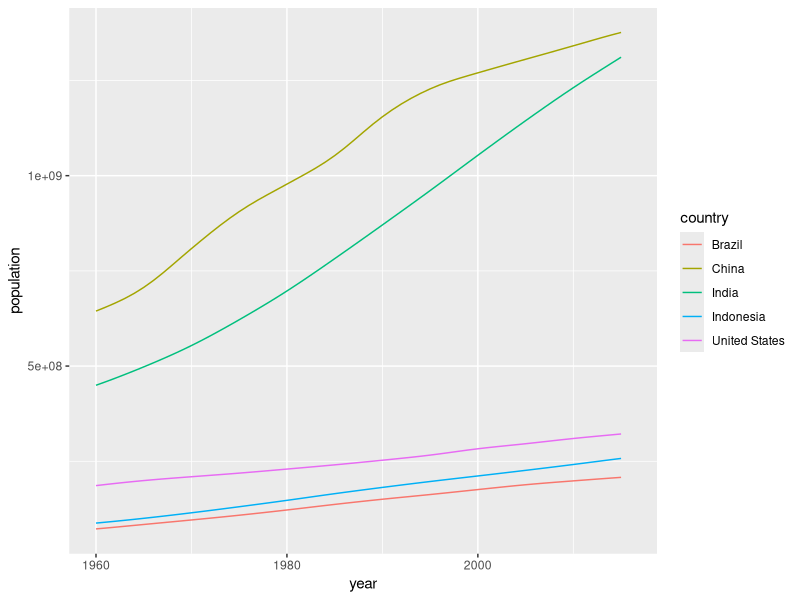
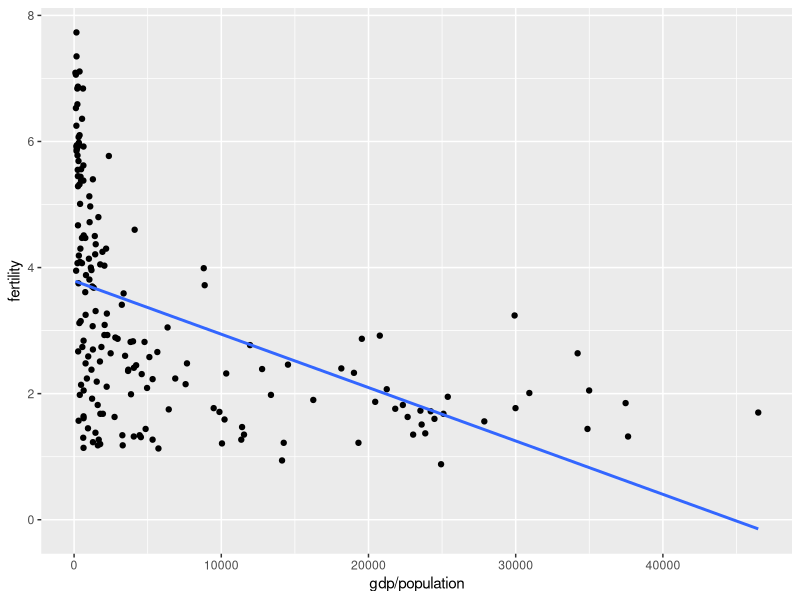
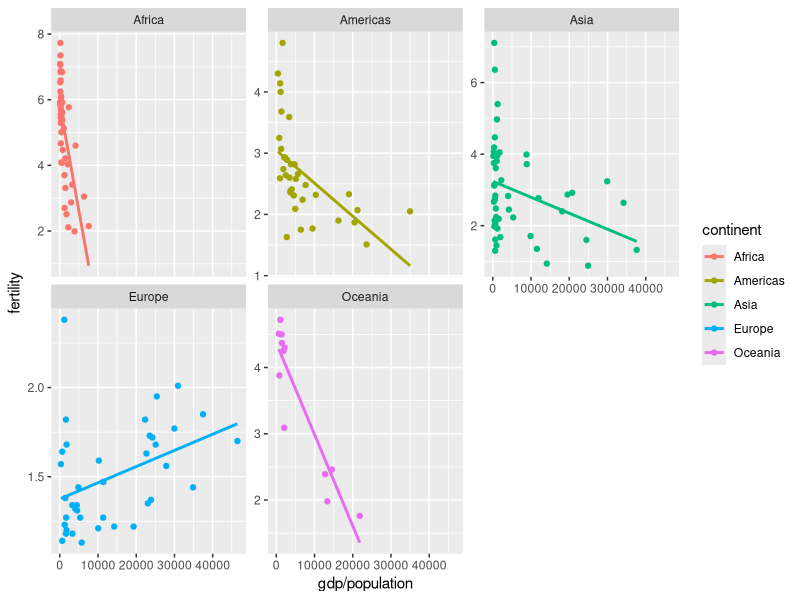
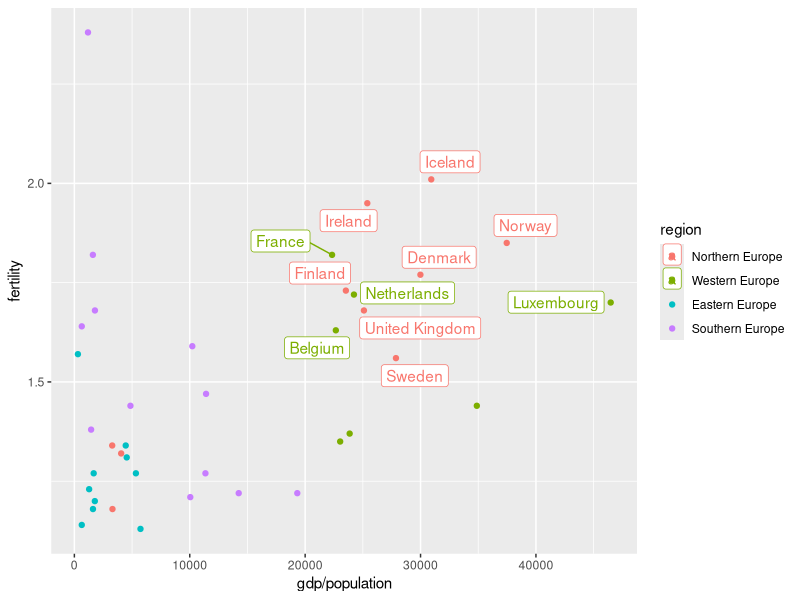

These figures' R source, in order:
install.packages("dslabs")
library(tidyverse)
library(dslabs) 
library(dplyr)

# After you have loaded the dslabs package, you can access the data stored in `gapminder`. Let's look at the top 5 lines 
gapminder %>% as_tibble() %>% 
  head(5)

gapminder %>% as_tibble() %>% 
  View()

gapminder %>% as_tibble() %>% 
  dim()
## Which five countries had the largest population size in 2015
top_5_pop_country <- gapminder %>% as_tibble() %>% 
  filter(year == 2015)%>%
  arrange(-population)%>%
  select(country)%>%
  head(5)%>% 
  pull()## why need pull()?
top_5_pop_country

## how has the population sizes in those countries changes since 1960?
gapminder %>% 
  filter(country %in% top_5_pop_country)%>%
  ggplot() +
  geom_line(mapping = aes(x = year, y = population, color = country))

## Question 2. Rank the following countries in infant mortality rate in 2015.
gapminder %>%
  filter(year==2015, country %in% c("Turkey", "Poland", "South Korea", "Russia", "Vietnam", "South Africa")) %>%
  arrange(infant_mortality) %>%
  select(country, infant_mortality) %>% 
  knitr::kable()

## Question 3. What is the general relationship between per-capita GDP and fertility rate?
gapminder %>%
  filter(year==2000) %>%
  ggplot(aes(y=fertility, x=gdp/population)) +
  geom_point() +
  geom_smooth(se=F, method = "lm")

## Question 4. If you break down the relationship between per-capita GDP and fertility rate by continent, which continent (or regions) stands out as an outlier? (Bonus question: why might this be?)
gapminder %>%
  filter(year==2000) %>%
  ggplot(aes(y=fertility, x=gdp/population, color=continent)) +
  geom_point() +
  geom_smooth(se=F, method = "lm") +
  facet_wrap(~continent, scales = "free_y")

eu_2000 <- gapminder %>%
  filter(year==2000, continent == "Europe") 
eu_2000 %>%
  filter(fertility > 1.5, gdp/population > 20000) %>%
  ggplot(aes(y=fertility, x=gdp/population, color=region)) +
  ggrepel::geom_label_repel(aes(label=country)) +
  geom_point(data=eu_2000)
